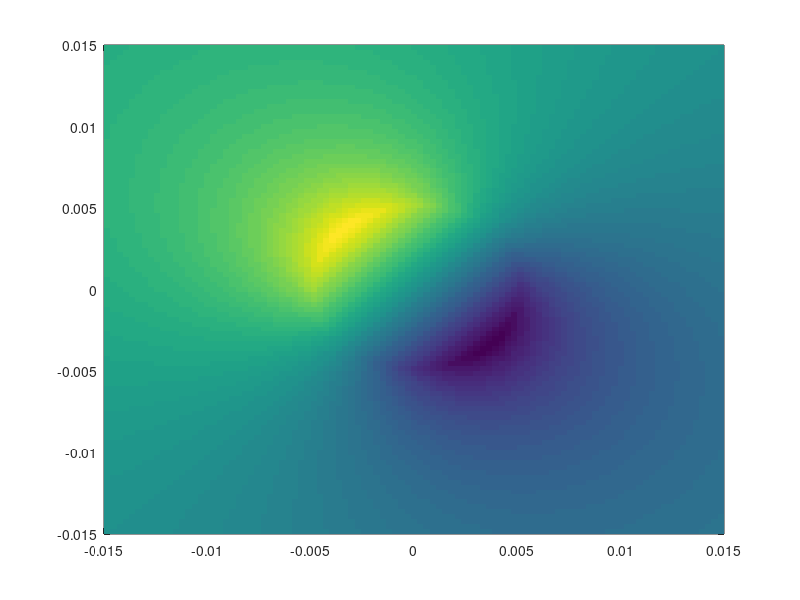
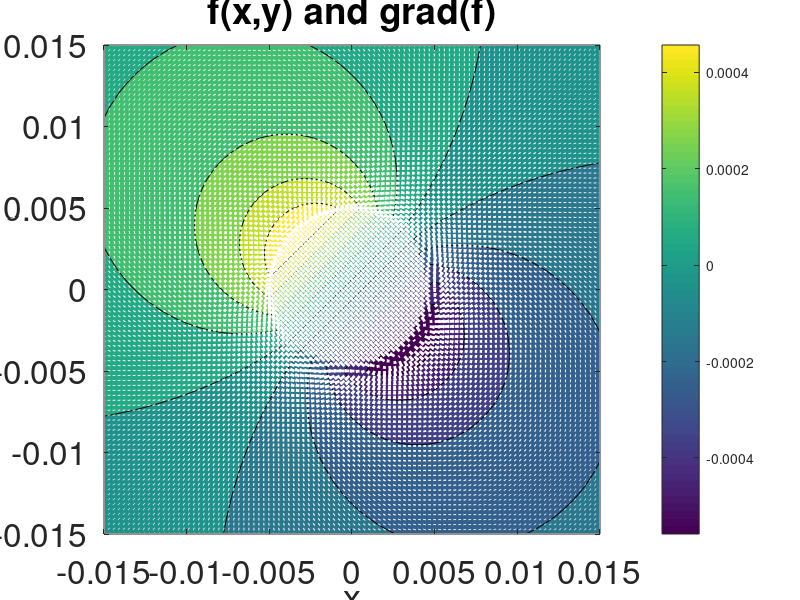
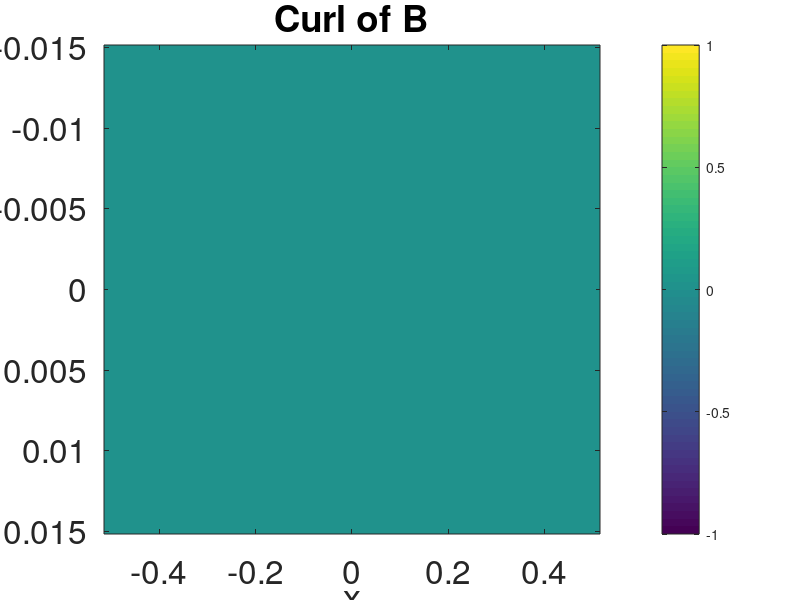

The MATLAB source for these figures, in order:
%% Multidimensional function and partial derivatives:  grad and div (laplacian and curl also useful)
lx=100;
ly=100;
%constants
I=10;
a=0.005;
m0=(4*pi)*10.^(-7);

x = linspace(-3*a,3*a,lx);
y = linspace(-3*a,3*a,ly);
[X,Y]=meshgrid(x,y);
%f=exp(-(X.^2)/2/2).*exp(-Y.^2/2/1);

f = zeros(100,100);
for i=1:100
    for j=1:100
        if (sqrt(x(i).^2 +y(j).^2) < a)
            f(i,j) = ((m0.*I)/(2.*pi.*a.^2).*sqrt(x(i).^2+y(j).^2)).*(-y(j)/sqrt(x(i).^2+y(j).^2)+(x(i)./sqrt(x(i).^2+y(j).^2)));
        else
            f(i,j) = ((m0.*I)/(2.*pi.*sqrt(x(i).^2+y(j).^2))).*(-y(j)/sqrt(x(i).^2+y(j).^2)+(x(i)./sqrt(x(i).^2+y(j).^2)));
        end %if 
    end %for
end %for

%% plotter
figure(1);
pcolor(x,y,f);
shading flat;

figure(2);
contourf(x,y,f);
xlabel('x');
ylabel('y');
title('f(x,y) and grad(f)');
colorbar;

%gradient of scalar function
dx=x(2)-x(1);
dy=y(2)-y(1);

%% Gradient
gradx=zeros(size(f));
grady=zeros(size(f));

%x component of gradient
gradx(:,1)=(f(:,2)-f(:,1))/dx;
for ix=2:lx-1
    gradx(:,ix)=(f(:,ix+1)-f(:,ix-1))/2/dx;    %\partial/\partial x
end %for
gradx(:,lx)=(f(:,lx)-f(:,lx-1))/dx;

%y component of gradient
grady(1,:)=(f(2,:)-f(1,:))/dy;
for iy=2:ly-1
    grady(iy,:)=(f(iy+1,:)-f(iy-1,:))/2/dy;    %\partial/\partial y
end %for
grady(ly,:)=(f(ly,:)-f(ly-1,:))/dy;

%add quiver on top of color plot
hold on;
quiver(X,Y,gradx,grady,'Color','white','LineWidth',2);
set(gca,'FontSize',24);



%% Curl 
curlx=zeros(size(X));
curly=zeros(size(Y));
dy_dx=zeros(lx,1);
dx_dy=zeros(ly,1);

curlx(:,1)=(f(:,2)-f(:,1))/dx;
dy_dx(lx)=(y(lx)-y(lx-1))/dx;
curly(1,:)=(f(2,:)-f(1,:))/dy;
dx_dy(ly)=(x(ly)-x(ly-1))/dy;

%forward difference at the beginning
% dy_dx(1)=(y(2)-y(1))/dx;

%centered difference on the interior
for ix=2:lx-1
    for iy=2:ly-1
        dy_dx(ix)=(y(ix+1)-y(ix-1))/2/dx;
        dx_dy(iy)=(x(iy+1)-x(iy-1))/2/dy;
    end %for
end %for
curl_B = dy_dx-dx_dy;

figure(3);
imagesc(x,y,curl_B);
xlabel('x');
ylabel('y');
title('Curl of B');
hold on;
colorbar;
%quiver(X,Y,dx_dy,dy_dx,'Color','white','LineWidth',2);
set(gca,'FontSize',24);
hold off;

% %x component of curl
% for ix=2:lx-1
%     curlx(:,ix)=(f(:,ix+1)-f(:,ix-1))/2/dx;    %\partial/\partial x
% end %for
% curlx(:,lx)=(f(:,lx)-f(:,lx-1))/dx;
% 
% %y component of curl 
% for iy=2:ly-1
%     curly(iy,:)=(f(iy+1,:)-f(iy-1,:))/2/dy;    %\partial/\partial y
% end %for
% curly(ly,:)=(f(ly,:)-f(ly-1,:))/dy;


